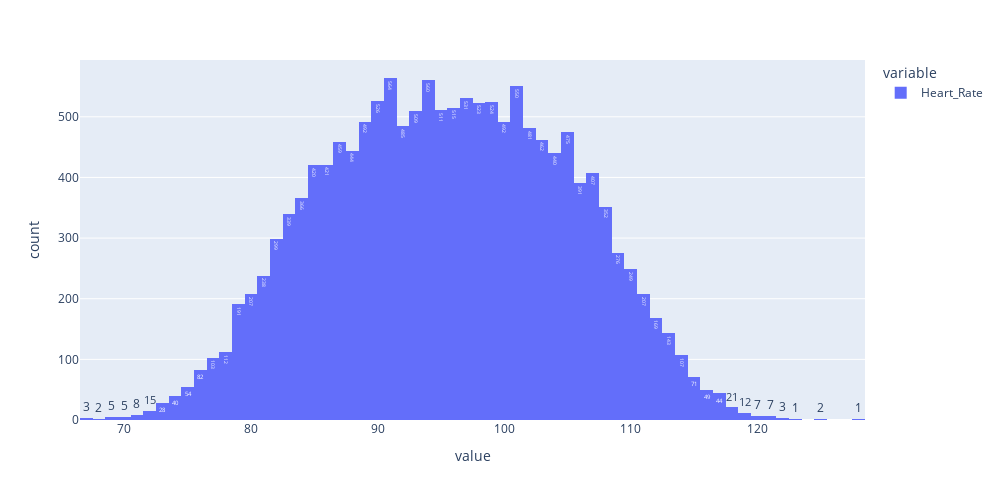

Notebook code cell kept with this figure:
### Code cell
px.histogram(df['Heart_Rate'], width=1000, height=500, text_auto=True)

### Figure 1 — Plotly figure (JSON) as saved in the notebook; plotly's stock layout.template omitted (floating-point values rounded to 4 significant figures; data arrays with more than 128 entries replaced by an {"elided": "..."} marker saying what was removed)
{"data": [{"alignmentgroup": "True", "bingroup": "x", "hovertemplate": "variable=Heart_Rate<br>value=%{x}<br>count=%{y}<extra></extra>", "legendgroup": "Heart_Rate", "marker": {"color": "#636efa", "pattern": {"shape": ""}}, "name": "Heart_Rate", "offsetgroup": "Heart_Rate", "orientation": "v", "showlegend": true, "texttemplate": "%{value}", "type": "histogram", "x": {"elided": "15000 int values"}, "xaxis": "x", "yaxis": "y"}], "layout": {"barmode": "relative", "height": 500, "legend": {"title": {"text": "variable"}, "tracegroupgap": 0}, "margin": {"t": 60}, "width": 1000, "xaxis": {"anchor": "y", "autorange": true, "domain": [0, 1], "range": [66.5, 128.5], "title": {"text": "value"}, "type": "linear"}, "yaxis": {"anchor": "x", "autorange": true, "domain": [0, 1], "range": [0, 593.7], "title": {"text": "count"}}}}
